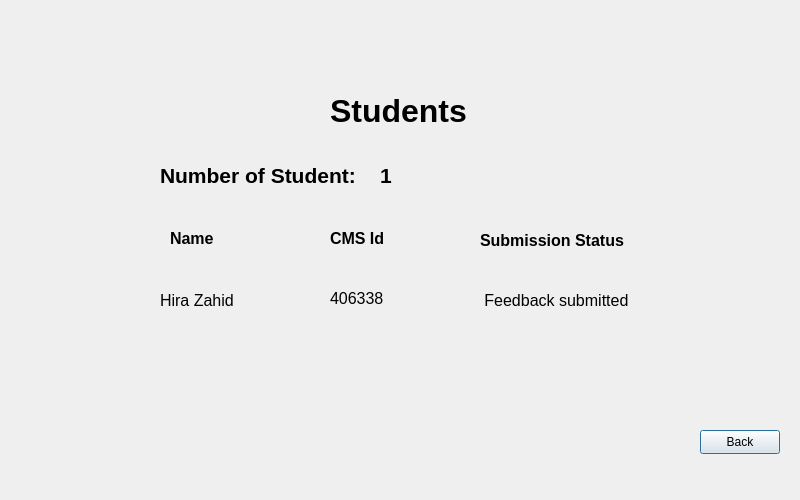
<?xml version="1.0" encoding="UTF-8"?>
<ui version="4.0">
 <class>totalstudents</class>
 <widget class="QDialog" name="totalstudents">
  <property name="geometry">
   <rect>
    <x>0</x>
    <y>0</y>
    <width>800</width>
    <height>500</height>
   </rect>
  </property>
  <property name="windowTitle">
   <string>FeedbackManagementSystem</string>
  </property>
  <property name="styleSheet">
   <string notr="true">background-image:url(:/images/detailsstudent.png) ;</string>
  </property>
  <widget class="QLabel" name="label">
   <property name="geometry">
    <rect>
     <x>330</x>
     <y>80</y>
     <width>151</width>
     <height>61</height>
    </rect>
   </property>
   <property name="font">
    <font>
     <pointsize>24</pointsize>
     <bold>true</bold>
    </font>
   </property>
   <property name="text">
    <string>Students</string>
   </property>
  </widget>
  <widget class="QPushButton" name="pushButton">
   <property name="geometry">
    <rect>
     <x>700</x>
     <y>430</y>
     <width>80</width>
     <height>24</height>
    </rect>
   </property>
   <property name="text">
    <string>Back</string>
   </property>
  </widget>
  <widget class="QLabel" name="label_2">
   <property name="geometry">
    <rect>
     <x>160</x>
     <y>160</y>
     <width>201</width>
     <height>31</height>
    </rect>
   </property>
   <property name="font">
    <font>
     <pointsize>16</pointsize>
     <bold>true</bold>
    </font>
   </property>
   <property name="text">
    <string>Number of Student:</string>
   </property>
  </widget>
  <widget class="QLabel" name="label_3">
   <property name="geometry">
    <rect>
     <x>380</x>
     <y>160</y>
     <width>31</width>
     <height>31</height>
    </rect>
   </property>
   <property name="font">
    <font>
     <pointsize>16</pointsize>
     <bold>true</bold>
    </font>
   </property>
   <property name="text">
    <string>1</string>
   </property>
  </widget>
  <widget class="QLabel" name="label_4">
   <property name="geometry">
    <rect>
     <x>170</x>
     <y>230</y>
     <width>49</width>
     <height>16</height>
    </rect>
   </property>
   <property name="font">
    <font>
     <pointsize>12</pointsize>
     <bold>true</bold>
    </font>
   </property>
   <property name="text">
    <string>Name</string>
   </property>
  </widget>
  <widget class="QLabel" name="label_5">
   <property name="geometry">
    <rect>
     <x>330</x>
     <y>230</y>
     <width>61</width>
     <height>16</height>
    </rect>
   </property>
   <property name="font">
    <font>
     <pointsize>12</pointsize>
     <bold>true</bold>
    </font>
   </property>
   <property name="text">
    <string>CMS Id</string>
   </property>
  </widget>
  <widget class="QLabel" name="label_6">
   <property name="geometry">
    <rect>
     <x>480</x>
     <y>230</y>
     <width>151</width>
     <height>21</height>
    </rect>
   </property>
   <property name="font">
    <font>
     <pointsize>12</pointsize>
     <bold>true</bold>
    </font>
   </property>
   <property name="text">
    <string>Submission Status</string>
   </property>
  </widget>
  <widget class="QLabel" name="label_7">
   <property name="geometry">
    <rect>
     <x>160</x>
     <y>290</y>
     <width>81</width>
     <height>20</height>
    </rect>
   </property>
   <property name="font">
    <font>
     <pointsize>12</pointsize>
    </font>
   </property>
   <property name="text">
    <string>Hira Zahid</string>
   </property>
  </widget>
  <widget class="QLabel" name="label_8">
   <property name="geometry">
    <rect>
     <x>330</x>
     <y>290</y>
     <width>71</width>
     <height>16</height>
    </rect>
   </property>
   <property name="font">
    <font>
     <pointsize>12</pointsize>
    </font>
   </property>
   <property name="text">
    <string>406338</string>
   </property>
  </widget>
  <widget class="QLabel" name="label_9">
   <property name="geometry">
    <rect>
     <x>480</x>
     <y>290</y>
     <width>151</width>
     <height>21</height>
    </rect>
   </property>
   <property name="font">
    <font>
     <pointsize>12</pointsize>
    </font>
   </property>
   <property name="text">
    <string> Feedback submitted</string>
   </property>
  </widget>
 </widget>
 <resources/>
 <connections/>
</ui>
